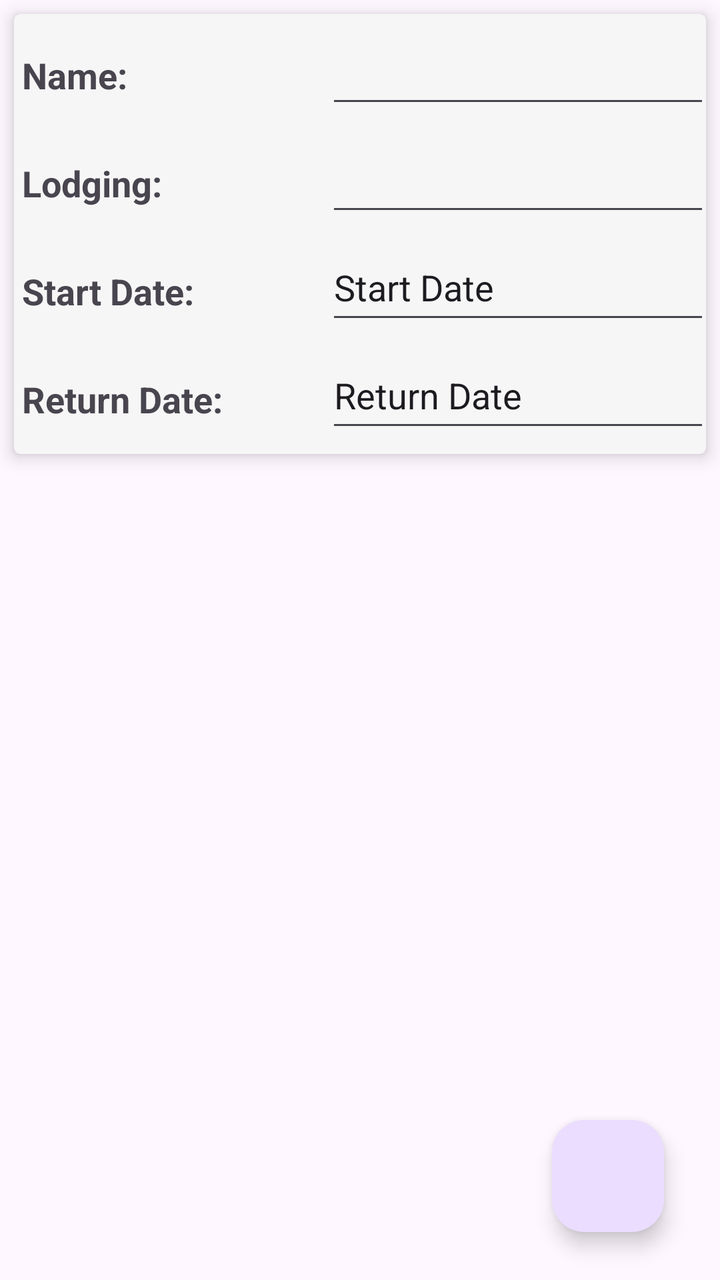
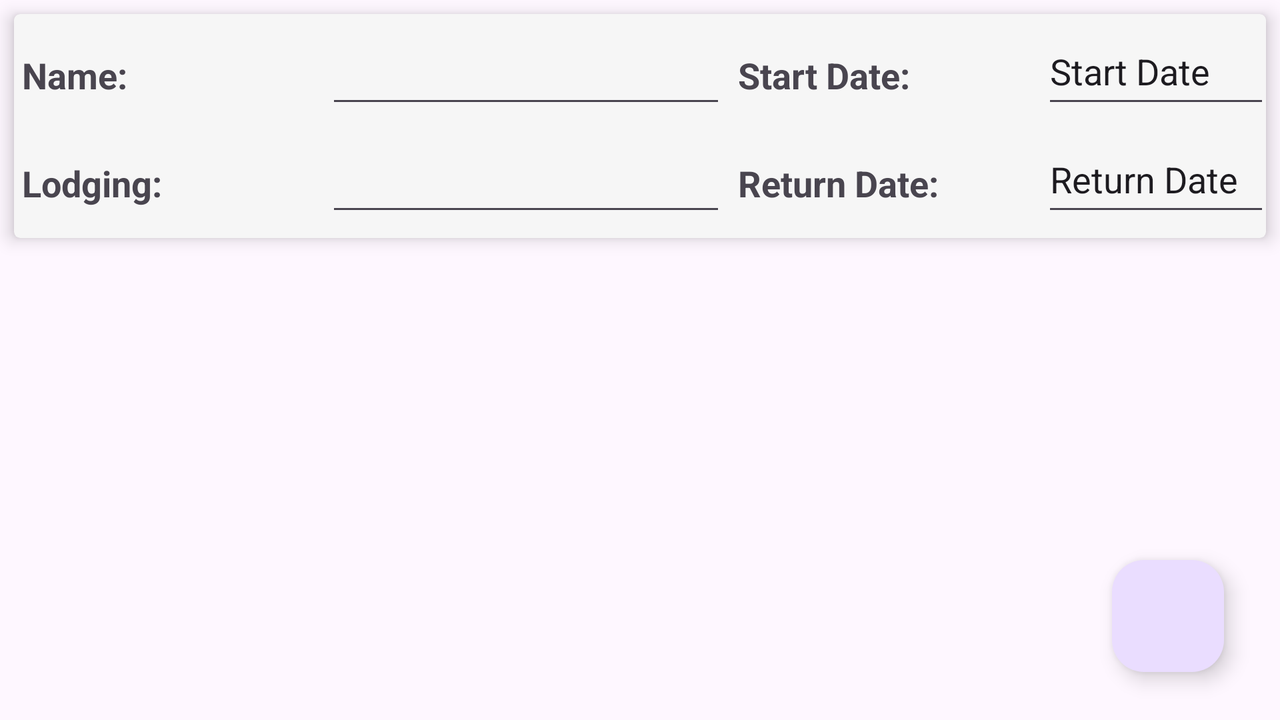

Two renders of one Android screen. The first uses the default layout on a phone; the second uses the alternative layout the repository ships for a different screen configuration, on a matching device. The two XML files are below.
<!-- AndroidManifest.xml: application theme Theme.TravelBuddy -->
<!-- res/layout/activity_vacation_details.xml -->
<?xml version="1.0" encoding="utf-8"?>
<androidx.constraintlayout.widget.ConstraintLayout xmlns:android="http://schemas.android.com/apk/res/android"
    xmlns:app="http://schemas.android.com/apk/res-auto"
    xmlns:tools="http://schemas.android.com/tools"
    android:layout_width="match_parent"
    android:layout_height="match_parent"
    tools:context=".UI.VacationDetails">

    <androidx.cardview.widget.CardView
        xmlns:card_view="http://schemas.android.com/apk/res-auto"
        card_view:cardBackgroundColor="#f6f6f6"
        card_view:cardCornerRadius="3dp"
        card_view:cardElevation="5dp"
        card_view:cardUseCompatPadding="false"
        android:layout_margin="7dp"
        android:layout_width="match_parent"
        android:layout_height="wrap_content"
        android:id="@+id/vacationDetailCard"
        card_view:layout_constraintTop_toTopOf="parent">

        <LinearLayout
            android:layout_width="match_parent"
            android:layout_height="wrap_content"
            android:layout_margin="2dp"
            android:orientation="vertical">

            <LinearLayout
                android:layout_width="wrap_content"
                android:layout_height="wrap_content"
                android:orientation="horizontal">

                <TextView
                    android:layout_margin="2dp"
                    android:layout_width="150dp"
                    android:layout_height="50dp"
                    android:text="Name:"
                    android:textSize="18sp"
                    android:textStyle="bold"
                    android:labelFor="@+id/vacationName"/>

                <EditText
                    android:layout_width="200dp"
                    android:layout_height="50dp"
                    android:autofillHints="Name"
                    android:id="@+id/vacationName"
                    android:inputType="text"/>
            </LinearLayout>

            <LinearLayout
                android:layout_width="wrap_content"
                android:layout_height="wrap_content"
                android:orientation="horizontal">

                <TextView
                    android:layout_margin="2dp"
                    android:layout_width="150dp"
                    android:layout_height="50dp"
                    android:text="Lodging:"
                    android:textSize="18sp"
                    android:textStyle="bold"
                    android:labelFor="@+id/vacationLodging"/>
                <EditText
                    android:layout_width="200dp"
                    android:layout_height="50dp"
                    android:autofillHints="Lodging"
                    android:id="@+id/vacationLodging"
                    android:inputType="text" />
            </LinearLayout>
            <LinearLayout
                android:layout_width="wrap_content"
                android:layout_height="wrap_content"
                android:orientation="horizontal">
                <TextView
                    android:layout_margin="2dp"
                    android:layout_width="150dp"
                    android:layout_height="50dp"
                    android:text="Start Date:"
                    android:textSize="18sp"
                    android:textStyle="bold"
                    android:labelFor="@+id/vacationStartDate"/>
                <TextView
                    android:layout_width="200dp"
                    android:layout_height="50dp"
                    android:text="Start Date"
                    android:id="@+id/vacationStartDate"
                    android:textColor="?attr/editTextColor"
                    android:background="?attr/editTextBackground"
                    android:gravity="center_vertical"
                    android:textAppearance="?android:attr/textAppearanceMediumInverse"/>
            </LinearLayout>
            <LinearLayout
                android:layout_width="wrap_content"
                android:layout_height="wrap_content"
                android:orientation="horizontal">
                <TextView
                    android:layout_margin="2dp"
                    android:layout_width="150dp"
                    android:layout_height="50dp"
                    android:text="Return Date:"
                    android:textSize="18sp"
                    android:textStyle="bold"
                    android:labelFor="@+id/vacationEndDate"/>
                <TextView
                    android:layout_width="200dp"
                    android:layout_height="50dp"
                    android:text="Return Date"
                    android:id="@+id/vacationEndDate"
                    android:textColor="?attr/editTextColor"
                    android:background="?attr/editTextBackground"
                    android:gravity="center_vertical"
                    android:textAppearance="?android:attr/textAppearanceMediumInverse"/>
            </LinearLayout>
        </LinearLayout>
    </androidx.cardview.widget.CardView>

    <androidx.recyclerview.widget.RecyclerView
        android:layout_width="match_parent"
        android:layout_height="wrap_content"
        tools:layout_editor_absoluteX="1dp"
        tools:layout_editor_absoluteY="201dp"
        app:layout_constraintTop_toBottomOf="@+id/vacationDetailCard"
        app:layout_constraintLeft_toLeftOf="parent"
        app:layout_constraintBottom_toBottomOf="parent"
        android:id="@+id/excursionRecyclerView" />

    <com.google.android.material.floatingactionbutton.FloatingActionButton
        android:id="@+id/btnExcursionDetails"
        android:layout_width="wrap_content"
        android:layout_height="wrap_content"
        android:layout_marginEnd="28dp"
        android:layout_marginBottom="24dp"
        android:clickable="true"
        app:layout_constraintBottom_toBottomOf="parent"
        app:layout_constraintEnd_toEndOf="parent"
        app:srcCompat="@drawable/baseline_add_24" />
</androidx.constraintlayout.widget.ConstraintLayout>
<!-- resources referenced by this layout -->
<resources>
  <style name="Theme.TravelBuddy" parent="Base.Theme.TravelBuddy" />
  <style name="Base.Theme.TravelBuddy" parent="Theme.Material3.DayNight">
          
          
      </style>
</resources>
<!-- res/layout-land/activity_vacation_details.xml (the author's variant of the layout above) -->
<!-- drawn on the phone turned sideways -->
<?xml version="1.0" encoding="utf-8"?>
<androidx.constraintlayout.widget.ConstraintLayout xmlns:android="http://schemas.android.com/apk/res/android"
    xmlns:app="http://schemas.android.com/apk/res-auto"
    xmlns:tools="http://schemas.android.com/tools"
    android:layout_width="match_parent"
    android:layout_height="match_parent"
    tools:context=".UI.VacationDetails">

    <androidx.cardview.widget.CardView xmlns:card_view="http://schemas.android.com/apk/res-auto"
        android:id="@+id/vacationDetailCard"
        android:layout_width="match_parent"
        android:layout_height="wrap_content"
        android:layout_margin="7dp"
        card_view:cardBackgroundColor="#f6f6f6"
        card_view:cardCornerRadius="3dp"
        card_view:cardElevation="5dp"
        card_view:cardUseCompatPadding="false"
        card_view:layout_constraintTop_toTopOf="parent">

        <LinearLayout
            android:layout_width="wrap_content"
            android:layout_height="wrap_content"
            android:orientation="horizontal">

            <LinearLayout
                android:layout_width="match_parent"
                android:layout_height="wrap_content"
                android:layout_margin="2dp"
                android:orientation="vertical">

                <LinearLayout
                    android:layout_width="wrap_content"
                    android:layout_height="wrap_content"
                    android:orientation="horizontal">

                    <TextView
                        android:layout_width="150dp"
                        android:layout_height="50dp"
                        android:layout_margin="2dp"
                        android:labelFor="@+id/vacationName"
                        android:text="Name:"
                        android:textSize="18sp"
                        android:textStyle="bold" />

                    <EditText
                        android:id="@+id/vacationName"
                        android:layout_width="200dp"
                        android:layout_height="50dp"
                        android:autofillHints="Name"
                        android:inputType="text" />
                </LinearLayout>

                <LinearLayout
                    android:layout_width="wrap_content"
                    android:layout_height="wrap_content"
                    android:orientation="horizontal">

                    <TextView
                        android:layout_width="150dp"
                        android:layout_height="50dp"
                        android:layout_margin="2dp"
                        android:labelFor="@+id/vacationLodging"
                        android:text="Lodging:"
                        android:textSize="18sp"
                        android:textStyle="bold" />

                    <EditText
                        android:id="@+id/vacationLodging"
                        android:layout_width="200dp"
                        android:layout_height="50dp"
                        android:autofillHints="Lodging"
                        android:inputType="text" />
                </LinearLayout>
            </LinearLayout>
            <LinearLayout
                android:layout_width="match_parent"
                android:layout_height="wrap_content"
                android:layout_margin="2dp"
                android:orientation="vertical">

                <LinearLayout
                    android:layout_width="wrap_content"
                    android:layout_height="wrap_content"
                    android:orientation="horizontal">

                    <TextView
                        android:layout_width="150dp"
                        android:layout_height="50dp"
                        android:layout_margin="2dp"
                        android:labelFor="@+id/vacationStartDate"
                        android:text="Start Date:"
                        android:textSize="18sp"
                        android:textStyle="bold" />

                    <TextView
                        android:id="@+id/vacationStartDate"
                        android:layout_width="200dp"
                        android:layout_height="50dp"
                        android:background="?attr/editTextBackground"
                        android:gravity="center_vertical"
                        android:text="Start Date"
                        android:textAppearance="?android:attr/textAppearanceMediumInverse"
                        android:textColor="?attr/editTextColor" />
                </LinearLayout>

                <LinearLayout
                    android:layout_width="wrap_content"
                    android:layout_height="wrap_content"
                    android:orientation="horizontal">

                    <TextView
                        android:layout_width="150dp"
                        android:layout_height="50dp"
                        android:layout_margin="2dp"
                        android:labelFor="@+id/vacationEndDate"
                        android:text="Return Date:"
                        android:textSize="18sp"
                        android:textStyle="bold" />

                    <TextView
                        android:id="@+id/vacationEndDate"
                        android:layout_width="200dp"
                        android:layout_height="50dp"
                        android:background="?attr/editTextBackground"
                        android:gravity="center_vertical"
                        android:text="Return Date"
                        android:textAppearance="?android:attr/textAppearanceMediumInverse"
                        android:textColor="?attr/editTextColor" />
                </LinearLayout>
            </LinearLayout>

        </LinearLayout>
    </androidx.cardview.widget.CardView>

    <androidx.recyclerview.widget.RecyclerView
        android:id="@+id/excursionRecyclerView"
        android:layout_width="match_parent"
        android:layout_height="wrap_content"
        app:layout_constraintBottom_toBottomOf="parent"
        app:layout_constraintLeft_toLeftOf="parent"
        app:layout_constraintTop_toBottomOf="@+id/vacationDetailCard"
        tools:layout_editor_absoluteX="1dp"
        tools:layout_editor_absoluteY="201dp" />

    <com.google.android.material.floatingactionbutton.FloatingActionButton
        android:id="@+id/btnExcursionDetails"
        android:layout_width="wrap_content"
        android:layout_height="wrap_content"
        android:layout_marginEnd="28dp"
        android:layout_marginBottom="24dp"
        android:clickable="true"
        app:layout_constraintBottom_toBottomOf="parent"
        app:layout_constraintEnd_toEndOf="parent"
        app:srcCompat="@drawable/baseline_add_24" />
</androidx.constraintlayout.widget.ConstraintLayout>
